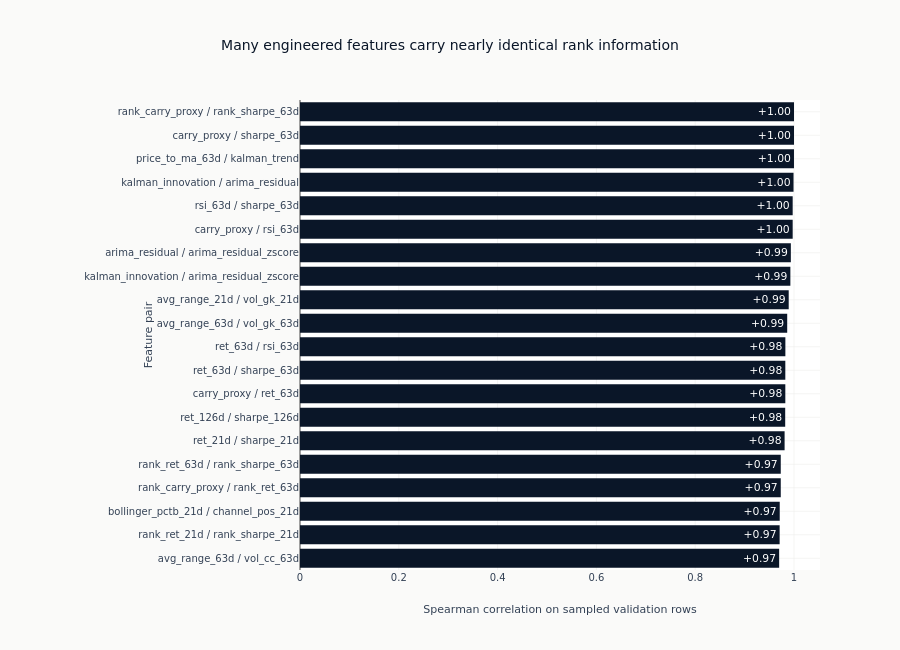

Notebook cell for this chart:
### Code cell
if high_correlation_pairs:
    correlation_plot = pl.DataFrame(high_correlation_pairs[:20]).sort("correlation")
    fig = go.Figure(
        go.Bar(
            x=correlation_plot["correlation"],
            y=correlation_plot["pair"],
            orientation="h",
            marker_color=[
                COLORS["blue"] if value > 0 else COLORS["copper"]
                for value in correlation_plot["correlation"]
            ],
            text=[f"{value:+.2f}" for value in correlation_plot["correlation"]],
            textposition="inside",
        )
    )
    fig.update_layout(
        title="Many engineered features carry nearly identical rank information",
        xaxis_title="Spearman correlation on sampled validation rows",
        yaxis_title="Feature pair",
        height=650,
        margin={"l": 300},
    )
    fig.show()

### Figure 1 — Plotly figure (JSON) as saved in the notebook; plotly's stock layout.template omitted (floating-point values rounded to 4 significant figures)
{"data": [{"marker": {"color": ["#0a1628", "#0a1628", "#0a1628", "#0a1628", "#0a1628", "#0a1628", "#0a1628", "#0a1628", "#0a1628", "#0a1628", "#0a1628", "#0a1628", "#0a1628", "#0a1628", "#0a1628", "#0a1628", "#0a1628", "#0a1628", "#0a1628", "#0a1628"]}, "orientation": "h", "text": ["+0.97", "+0.97", "+0.97", "+0.97", "+0.97", "+0.98", "+0.98", "+0.98", "+0.98", "+0.98", "+0.99", "+0.99", "+0.99", "+0.99", "+1.00", "+1.00", "+1.00", "+1.00", "+1.00", "+1.00"], "textposition": "inside", "type": "bar", "x": [0.9699, 0.9709, 0.9711, 0.9732, 0.9732, 0.981, 0.9822, 0.9824, 0.9824, 0.9825, 0.9862, 0.9893, 0.9927, 0.9936, 0.9973, 0.9973, 0.999, 1.0, 1.0, 1.0], "y": ["avg_range_63d / vol_cc_63d", "rank_ret_21d / rank_sharpe_21d", "bollinger_pctb_21d / channel_pos_21d", "rank_carry_proxy / rank_ret_63d", "rank_ret_63d / rank_sharpe_63d", "ret_21d / sharpe_21d", "ret_126d / sharpe_126d", "carry_proxy / ret_63d", "ret_63d / sharpe_63d", "ret_63d / rsi_63d", "avg_range_63d / vol_gk_63d", "avg_range_21d / vol_gk_21d", "kalman_innovation / arima_residual_zscore", "arima_residual / arima_residual_zscore", "carry_proxy / rsi_63d", "rsi_63d / sharpe_63d", "kalman_innovation / arima_residual", "price_to_ma_63d / kalman_trend", "carry_proxy / sharpe_63d", "rank_carry_proxy / rank_sharpe_63d"]}], "layout": {"height": 650, "margin": {"l": 300}, "title": {"text": "Many engineered features carry nearly identical rank information"}, "xaxis": {"title": {"text": "Spearman correlation on sampled validation rows"}}, "yaxis": {"title": {"text": "Feature pair"}}}}
